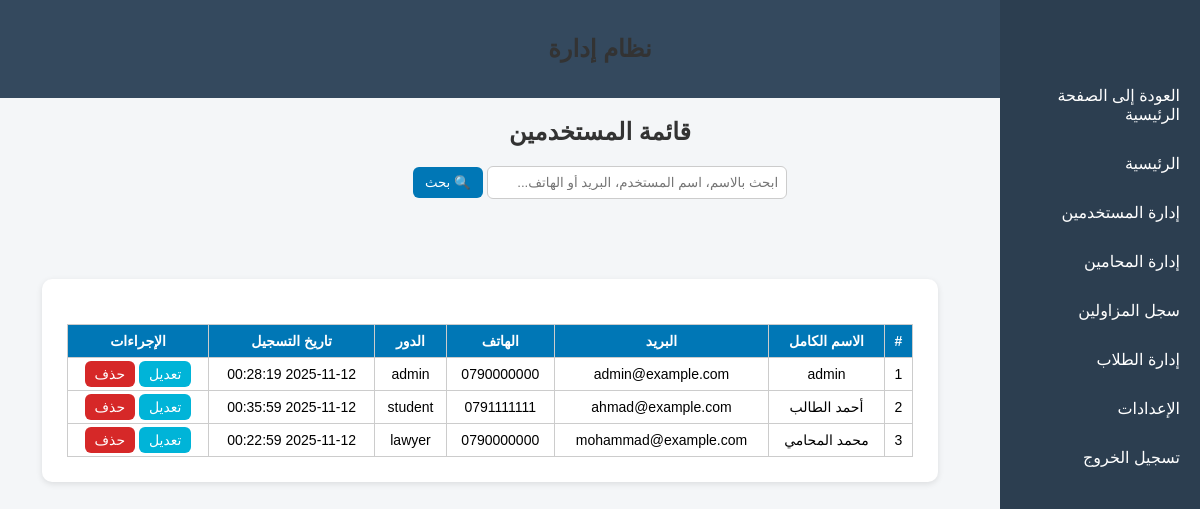
/admin/users/users.php (signed in), run on an earlier commit of the app's database.
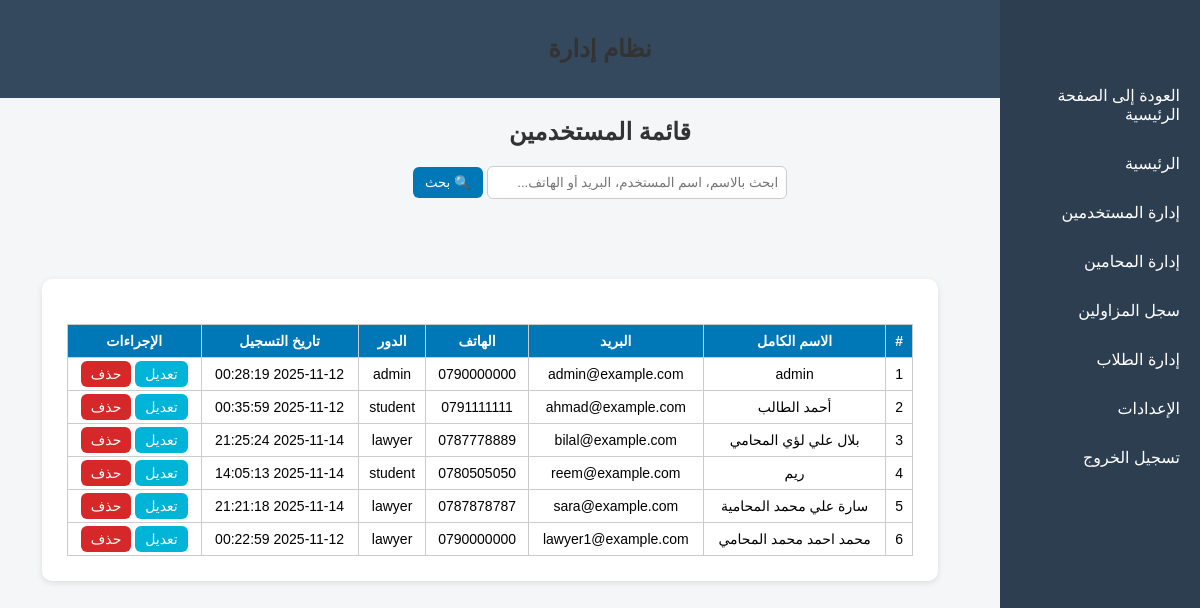
And on a later commit of the database.
### tables this page shows
CREATE TABLE `users` (
  `user_id` int(11) NOT NULL,
  `full_name` varchar(200) NOT NULL,
  `national_id` varchar(30) NOT NULL,
  `phone` varchar(30) DEFAULT NULL,
  `email` varchar(150) NOT NULL,
  `address` varchar(255) DEFAULT NULL,
  `password` varchar(255) NOT NULL,
  `role` enum('student','lawyer','admin') NOT NULL DEFAULT 'student',
  `created_at` datetime NOT NULL DEFAULT current_timestamp(),
  `updated_at` datetime NOT NULL DEFAULT current_timestamp() ON UPDATE current_timestamp(),
  `first_name` varchar(100) DEFAULT NULL,
  `father_name` varchar(100) DEFAULT NULL,
  `grandfather_name` varchar(100) DEFAULT NULL,
  `family_name` varchar(100) DEFAULT NULL,
  `home_address` varchar(255) DEFAULT NULL,
  `office_address` varchar(255) DEFAULT NULL,
  `highschool_certificate` enum('نعم','لا') DEFAULT 'لا',
  `university_degree` enum('بكالوريوس','ماجستير','دكتوراه') DEFAULT NULL,
  `no_conviction_doc` varchar(255) DEFAULT NULL,
  `good_conduct_doc` varchar(255) DEFAULT NULL,
  `social_security` enum('نعم','لا') DEFAULT 'لا',
  `social_security_number` varchar(100) DEFAULT NULL
);

### admin/users/users.php (the view, shortened to what this page needs)
<?php
require_once("../../config/db.php");
include("../includes/header.php");
$search = isset($_GET['search']) ? trim($_GET['search']) : '';
$query = "SELECT * FROM users";
$params = [];
$query .= " ORDER BY full_name ASC";
$stmt = $pdo->prepare($query);
$stmt->execute($params);
$users = $stmt->fetchAll(PDO::FETCH_ASSOC);
?>
<!DOCTYPE html>
<html lang="ar" dir="rtl">
<head>
<link rel="stylesheet" href="../../assets/css/admin.css">
</head>
<body>
<h2>قائمة المستخدمين</h2>
<form method="GET">
    <input type="text" name="search" placeholder="ابحث بالاسم، اسم المستخدم، البريد أو الهاتف..." value="<?= htmlspecialchars($search) ?>">
    <button type="submit">🔍 بحث</button>
</form>
<div class="admin-container">
<?php include("../includes/sidebar.php"); ?>
<div class="container">
<?php if ($users): ?>
<table>
<thead>
<tr>
    <th>#</th>
    <th>الاسم الكامل</th>
    <th>البريد</th>
    <th>الهاتف</th>
    <th>الدور</th>
    <th>تاريخ التسجيل</th>
    <th>الإجراءات</th>
</tr>
</thead>
<tbody>
<?php foreach ($users as $i => $u): ?>
<tr>
    <td><?= $i+1 ?></td>
    <td><?= htmlspecialchars($u['full_name']) ?></td>
    <td><?= htmlspecialchars($u['email'] ?? '-') ?></td>
    <td><?= htmlspecialchars($u['phone'] ?? '-') ?></td>
    <td><?= htmlspecialchars($u['role']) ?></td>
    <td><?= htmlspecialchars($u['created_at'] ?? '-') ?></td>
    <td>
        <a href="edit_user.php?id=<?= $u['user_id'] ?>" class="btn edit-btn">تعديل</a>
        <a href="delete_user.php?id=<?= $u['user_id'] ?>" class="btn delete-btn" onclick="return confirm('هل أنت متأكد من حذف هذا المستخدم؟')">حذف</a>
    </td>
</tr>
<?php endforeach; ?>
</tbody>
</table>
<?php else: ?>
<p class="no-data">لا توجد نتائج مطابقة.</p>
<?php endif; ?>
</div>
</div>
</body>
</html>

What changed in the data, as far as the page shows it:
added users: full_name "بلال علي لؤي المحامي", email "bilal@example.com", phone "0787778889", role "lawyer", created_at "2025-11-14 21:25:24"
added users: full_name "ريم", email "reem@example.com", phone "0780505050", role "student", created_at "2025-11-14 14:05:13"
added users: full_name "سارة علي محمد المحامية", email "sara@example.com", phone "0787878787", role "lawyer", created_at "2025-11-14 21:21:18"
changed users: full_name "محمد المحامي" → "محمد احمد محمد المحامي"; email "mohammad@example.com" → "lawyer1@example.com"
